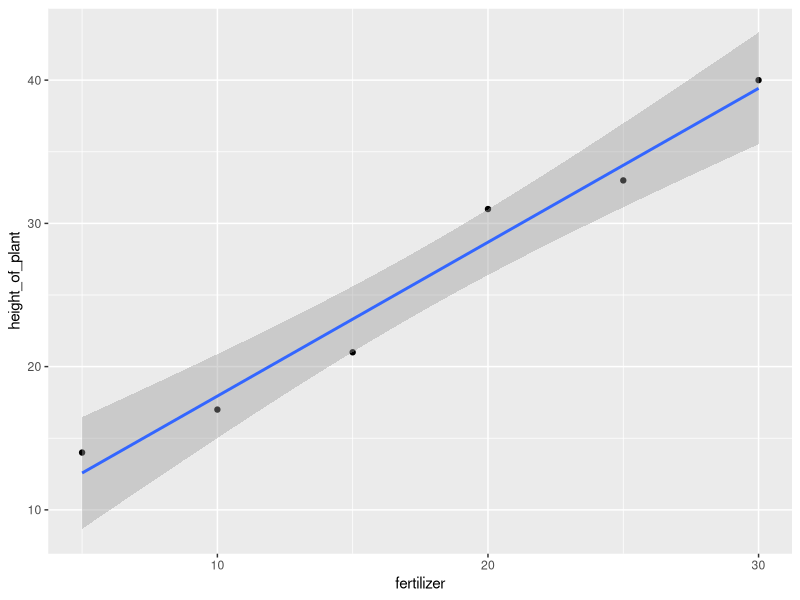
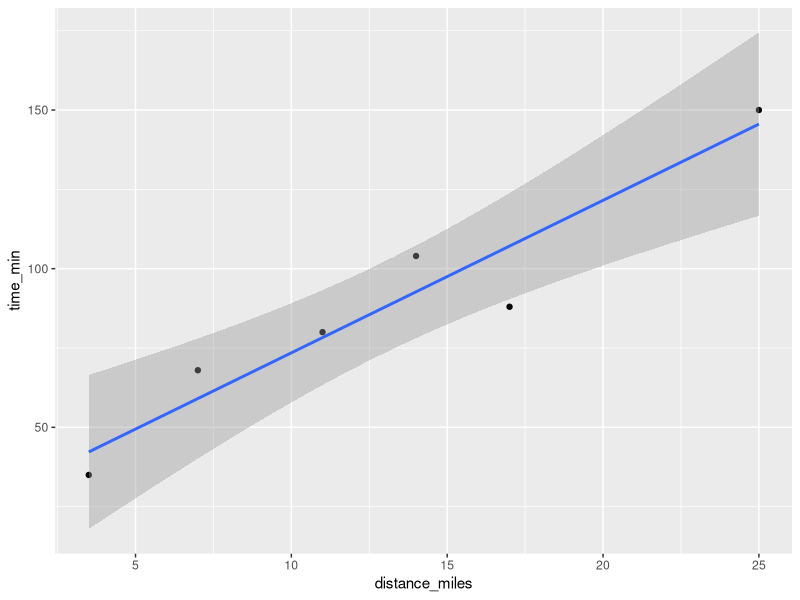
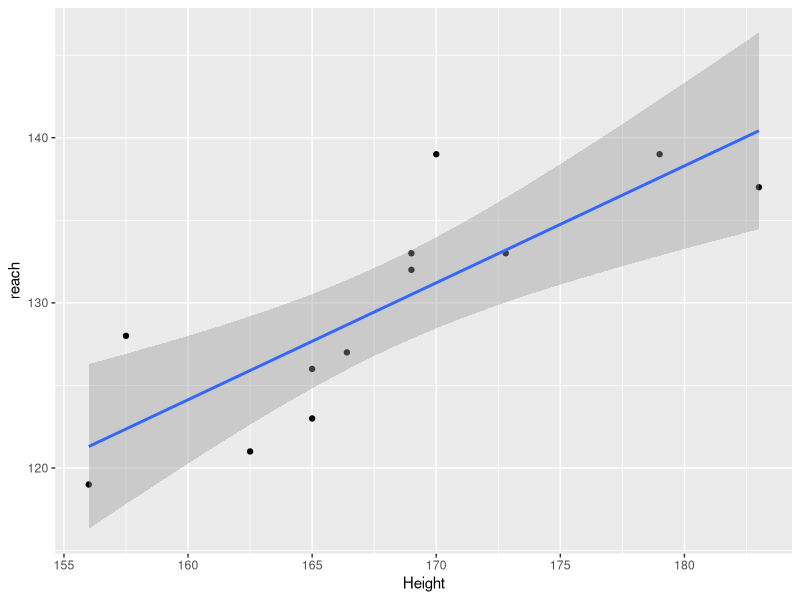
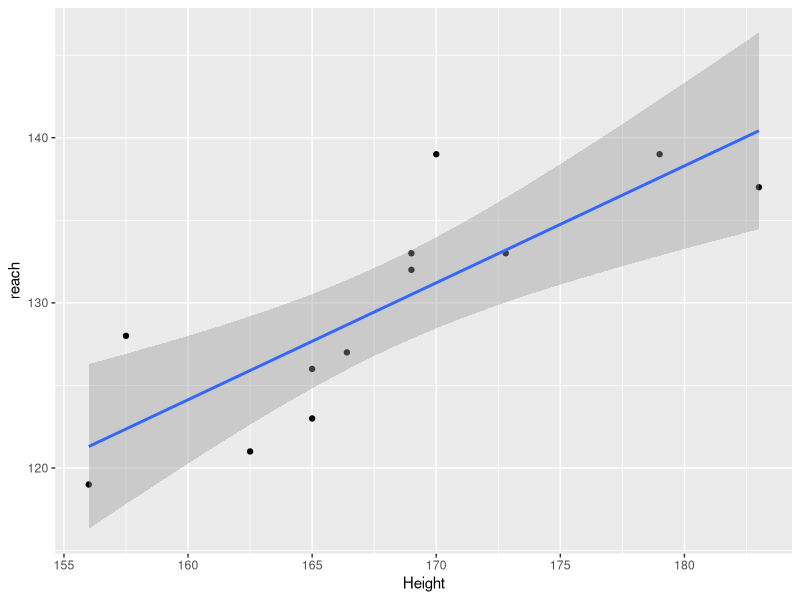

Source code (R) for these figures, in order:
## ---- chunk 1
library(tidyverse)
fertilizer <- c(5, 10, 15, 20, 25, 30)
height_of_plant <- c(14, 17, 21, 31, 33, 40)
plant_data <- tibble(fertilizer, height_of_plant)

ggplot(plant_data, aes(x = fertilizer, y = height_of_plant)) + geom_point() + geom_smooth(method = lm)

## ---- chunk 2
A_data <- tibble(weekend = c("feb6", "feb13", "feb20", "feb27", "march6", "march13"), time_min = c(68, 88, 35, 150, 104, 80),  distance_miles = c(7, 17, 3.5, 25, 14, 11))
A_data %>% ggplot(aes(x = distance_miles, y = time_min)) + geom_point() + geom_smooth(method = lm)
A_data

## ---- chunk 3


my_slope <- function(y2, y1, x2, x1) {
  m = (y2-y1)/(x2-x1)
  return(m)
}

my_slope(35, 88, 3.5, 17)
my_slope(133,127, 169,166.4)


## ---- chunk 4
my_intercept <- function(y, x, m) {
  c= y-m*x
  return(c)
}


2.30*228.6 - 272.7

my_intercept(139, 179, 2.30)
## ---- chunk 5
newtons_revenge <- tibble(Height = c(166.4,169,172.8,179,170,183,162.5,165,157.5,165,169,156), reach = c(127,133,133,139,139,137,121,126,128,123,132,119))
newtons_revenge

ggplot(newtons_revenge, aes(x = Height, y = reach)) + geom_point() + geom_smooth(method = lm)

str(newtons_revenge)

newtons_revenge_1 <- newtons_revenge %>% mutate(heightchange = Height-lag(Height), reachchange = reach-lag(reach), slope = reachchange/heightchange)

str(newtons_revenge_1)

newtons_revenge_1


newtons_revenge_1 <- newtons_revenge %>% mutate(heightchange = Height-lag(Height), reachchange = reach - lag(reach), slope = reachchange/heightchange)
newtons_revenge_1

my_intercept(127, 166.4, 2.3)
my_intercept(127, 166.4, 0.96)
my_intercept(133,169, 0)

ggplot(newtons_revenge, aes(x = Height, y = reach))+geom_point()+geom_smooth(method = lm)

## ---- chunk 6
model_lm_smooth <- lm(reach ~Height, data = newtons_revenge)
summary(model_lm_smooth)
